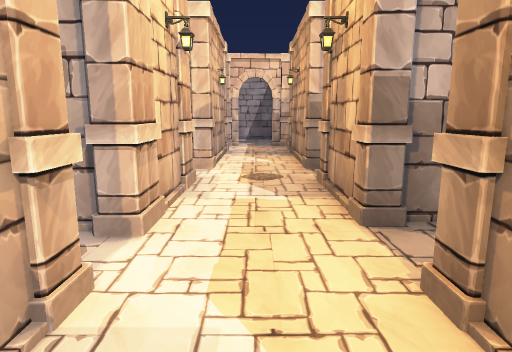
view 1 (above)

24 first-person views from a walk through a Unity game level. The camera is 1.4 m above the floor, tilts 10° down and sees 75° across. The floor is counted in squares, 1 m on a side. Each view is taken from the middle of a square. On the plan, view 1 faces up. The plan holds only what a view shows up to about 15 squares ahead; the rest is blank. The place goes on beyond the plan. The player is left out. Some animated figures are left out. Door leaves are left out, so doorways stand open. Some surface patterns are stand-ins.

view 2
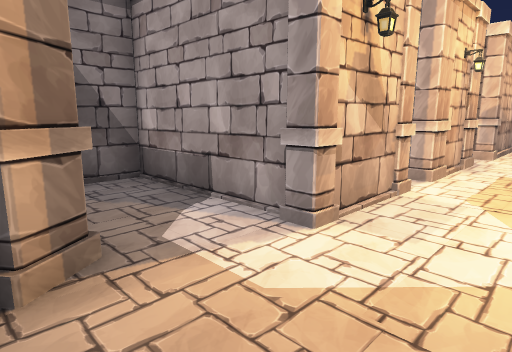

view 3
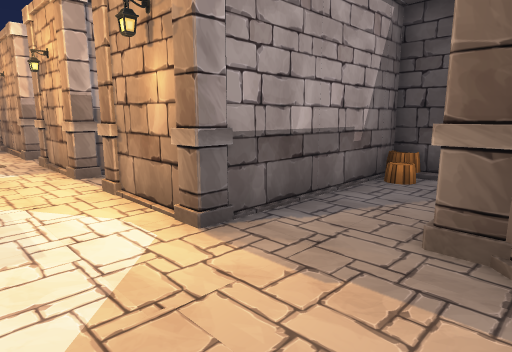

view 4
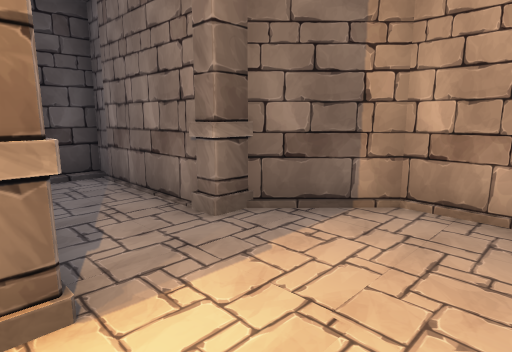

view 5
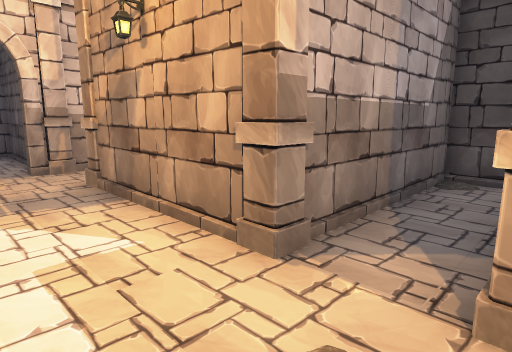

view 6
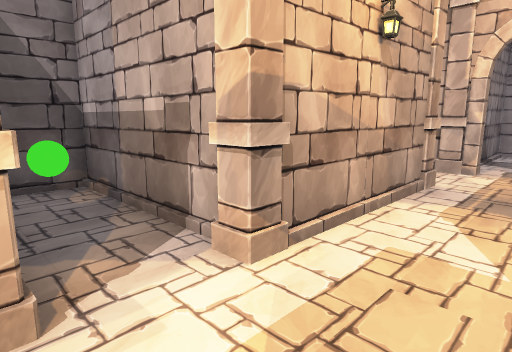

view 7
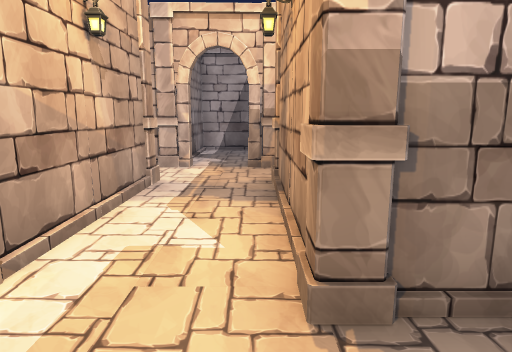

view 8
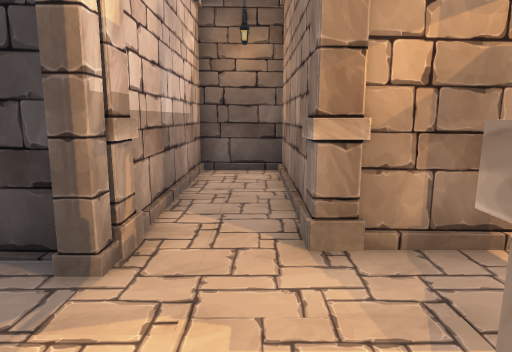

view 9
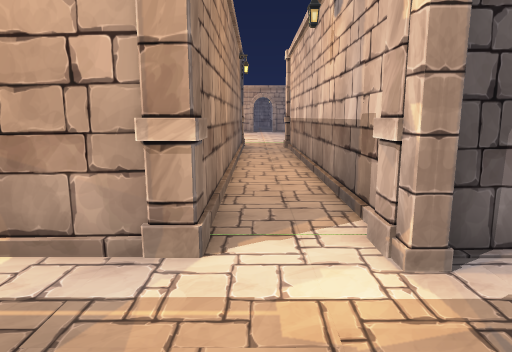

view 10
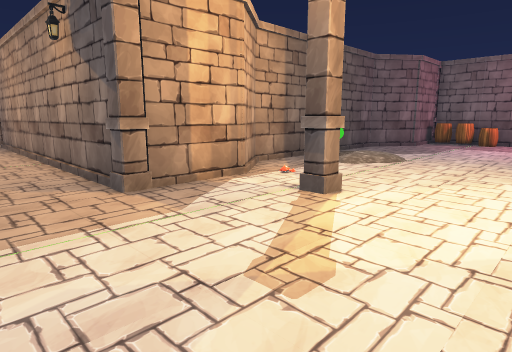

view 11
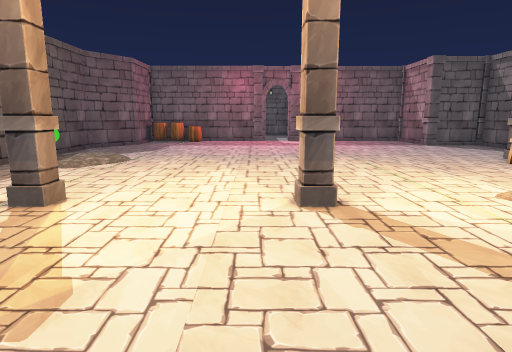

view 12
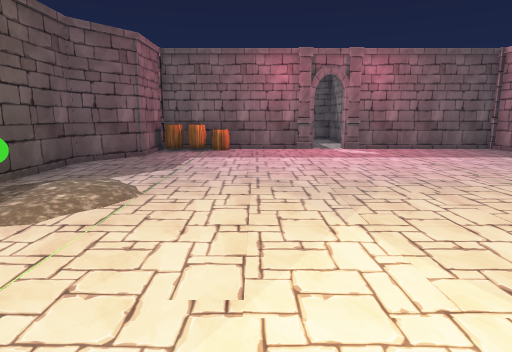

view 13
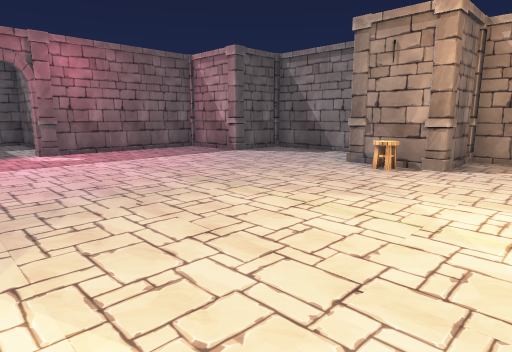

view 14
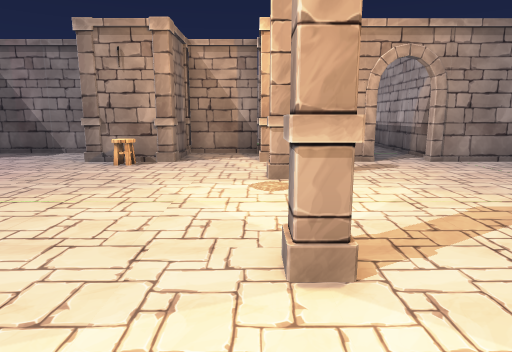

view 15
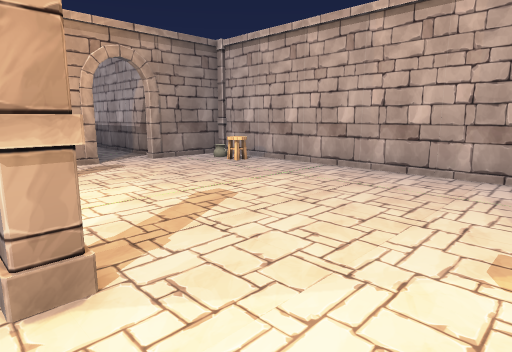

view 16
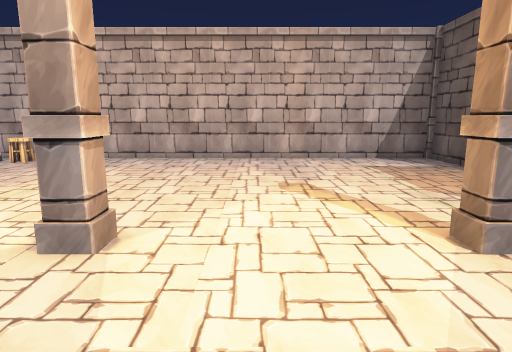

view 17
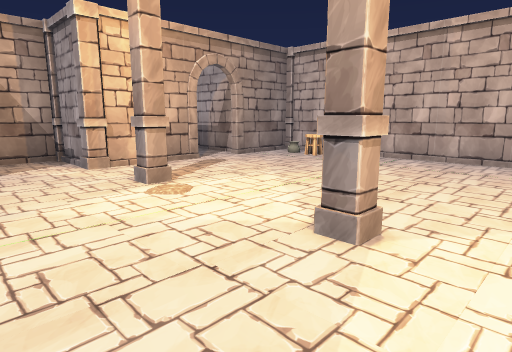

view 18
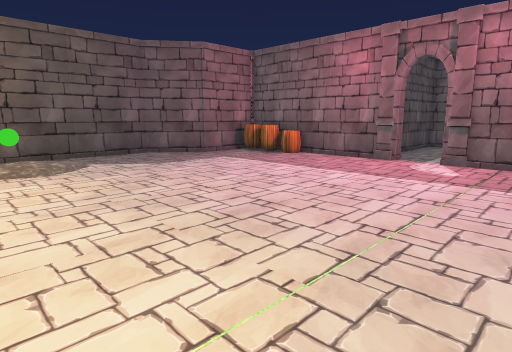

view 19
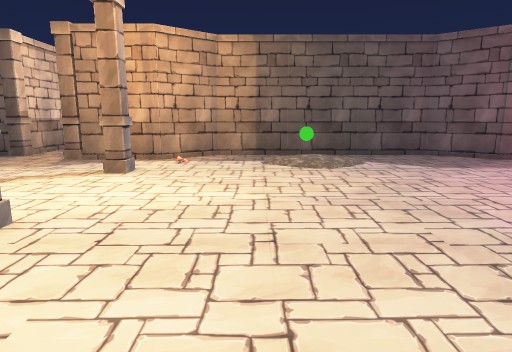

view 20
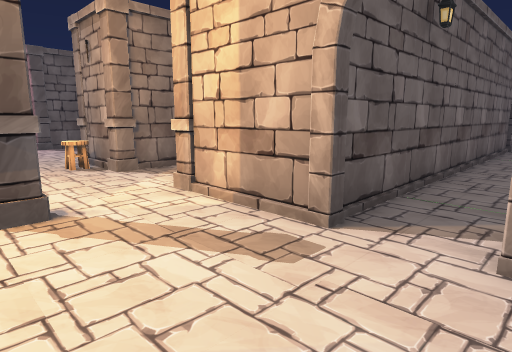

view 21
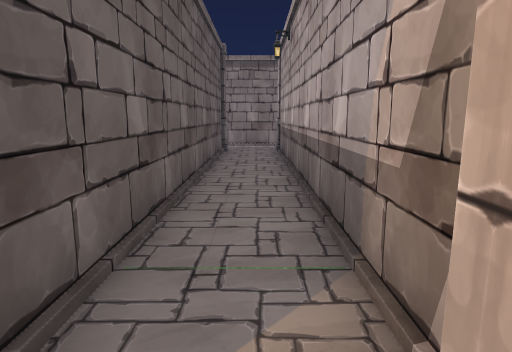

view 22
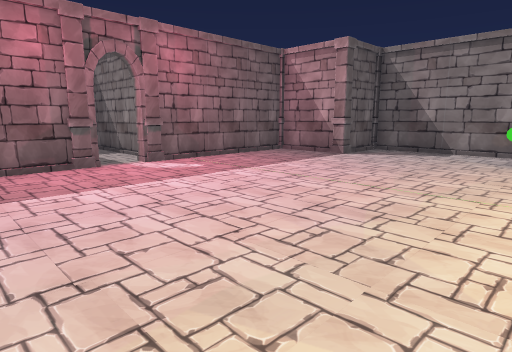

view 23
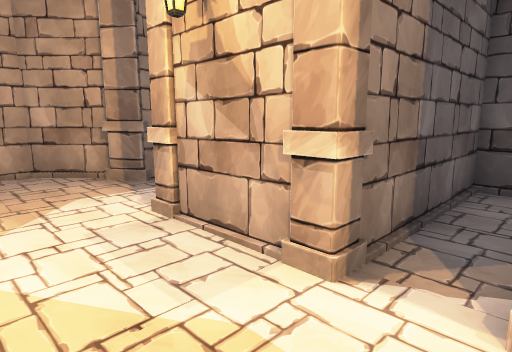

view 24
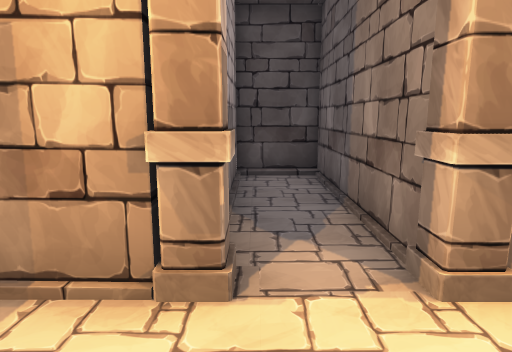

### Floor plan
Points are (right, up) in squares from view 1. A wall is a line through its corners. A room is listed if a view was taken in it or the views show most of it. See-through windows are left out.
Room 1 (views 1, 2, 3, 4, 5, 6, 7, 9, 23, 24)
walls: (1.5, 4.7) (1.5, 6.5); (2.6, 4.5) (1.9, 4.5); (2.4, 2.5) (7.4, 2.5) (7.4, 4.5) (4.5, 4.5); (-1.5, 6.5) (-1.5, 5.4); (-1.5, 1.6) (-1.5, 0.4); (1.5, 0.4) (1.5, 1.5); (1.5, 9.6) (1.5, 13.6); (-2.6, 9.3) (-6.3, 9.3) (-6.3, 7.9); (-2.4, -0.3) (-6.4, -0.3) (-6.4, -1.7); (7.4, 8.1) (7.4, 9.3) (2.6, 9.3); (-6.4, 3.2) (-6.4, 2.5) (-2.4, 2.5); (-1.3, 12.6) (-1.3, 9.6); (3.4, -3) (7.4, -3) (7.4, -0.5) (2.4, -0.5); (2.4, 14.3) (6.9, 14.3) (6.9, 16.6) (1.6, 16.6); (-2.1, -3.9) (-0.7, -5.3) (1, -5.3) (2.5, -3.8)
ways out: opening at (-1, 14) to room 2; open door at (0, 16.5) to room 3
objects: green ball (-4, 8); pillar (-3, -4) to (-2, -3); pillar (-2, 0); pillar (-2, 2); pillar (-2, 4); pillar (-2, 5); pillar (-2, 7); pillar (-2, 9) to (-1, 9); pillar (1, 17); pillar (2, 0); pillar (2, 2); pillar (2, 4); pillar (2, 7); pillar (2, 9); pillar (2, 14); pillar (3, -4) to (3, -3); barrel (7, -1)
Room 2 (views 8, 10, 11, 12, 13, 14, 15, 16, 17, 18, 19, 20, 21, 22)
walls: (-29.6, 7.6) (-29.6, 6.5); (-30.6, 11.3) (-31.2, 11.3); (-14.2, 14.3) (-2.4, 14.3); (-31.5, 8.3) (-30.4, 8.3); (-30, 14.8) (-29.6, 14.8) (-29.6, 11.6); (-32.3, 9.4) (-32.3, 8.5); (-32.3, 5.1) (-32.3, 0.5); (-30.4, 17) (-37.5, 17); (-13.9, 17.6) (-13.9, 19.7) (-29.4, 19.7); (-20.6, -3) (-15.5, -3); (-29.6, -0.4) (-29.6, -2.5); (-21.6, -3.4) (-21.6, -2.9); (-31.5, 0.2) (-30.4, 0.2); (-29.6, 19.6) (-29.6, 16.6) (-30, 16.6); (-14.8, -2.4) (-14.8, -0.3) (-13.4, 1.6) (-13.4, 9.4) (-14.8, 11.2) (-14.8, 13.6); (-23.7, -4.9) (-23.7, -7.5); (-29.5, -3) (-23.5, -3); (-37.5, 14.6) (-30.1, 14.6); (-20.5, -7.5) (-20.5, -6); (-1.3, 13.6) (-1.3, 12.6); (-1.8, 16.6) (-13.2, 16.6)
ways out: opening at (-1, 14) to room 1; opening at (-31.7, 3.3); opening at (-31.3, 10)
objects: pillar (-30, 0); pillar (-30, 6); pillar (-30, 8); pillar (-30, 11); stool (-29, 7); stool (-28, 18) to (-27, 19); pillar (-27, 12); pillar (-23, -3); pillar (-22, 12); pillar (-21, -3); barrel (-17, -3); barrel (-17, -2); pillar (-17, 12); barrel (-16, -2); other object (-15, 10); pillar (-15, 14); green ball (-14, 6); pillar (-14, 17); pillar (-2, 14) to (-1, 14)
Room 3 (no view inside)
walls: (1.2, 19.1) (1.2, 21.5); (-1.3, 21.6) (-1.3, 17.4)
ways out: open door at (0, 16.5) to room 1
objects: pillar (-1, 17)

Where each view was taken, in squares from view 1:
view 1: 0 up, 0 right, facing up
view 2: 4 down, 1 right, facing up-left
view 3: 4 down, 1 left, facing up-right
view 4: 0 up, 1 left, facing down-right
view 5: 7 up, 1 left, facing up-right
view 6: 7 up, 1 right, facing up-left
view 7: 7 up, 1 right, facing up
view 8: 15 up, 2 left, facing right
view 9: 15 up, 2 right, facing left
view 10: 17 up, 21 left, facing down-right
view 11: 17 up, 21 left, facing down
view 12: 12 up, 19 left, facing down
view 13: 11 up, 20 left, facing down-left
view 14: 11 up, 19 left, facing left
view 15: 11 up, 19 left, facing up-left
view 16: 8 up, 20 left, facing up
view 17: 8 up, 20 left, facing up-left
view 18: 8 up, 26 left, facing down-right
view 19: 8 up, 26 left, facing right
view 20: 17 up, 26 left, facing down-left
view 21: 16 up, 29 left, facing left
view 22: 7 up, 18 left, facing down-left
view 23: 4 up, 1 right, facing down-left
view 24: 4 up, 1 left, facing right
